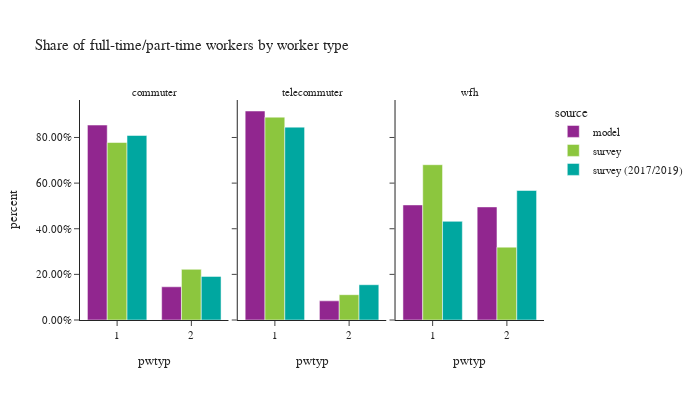

Notebook cell for this chart:
### Code cell
# worker counts by worker type
df_worker_count = workers.groupby(['source','worker_type','pwtyp'])['pdexpfac']. \
    sum().reset_index()
df_worker_count['percent'] = df_worker_count.groupby(['source','worker_type'], group_keys=False)['pdexpfac']. \
    apply(lambda x: x / float(x.sum()))

df_worker_count_ct = workers.groupby(['source','worker_type','pwtyp'])['pdexpfac'].count().reset_index(). \
    rename(columns={'pdexpfac':'sample count'})
df_worker_count = df_worker_count.merge(df_worker_count_ct, on=['source','worker_type','pwtyp']). \
    rename(columns={'pdexpfac':'total count'})

fig = px.bar(df_worker_count.sort_values(by=['source']), x='pwtyp', y="percent",
             facet_col="worker_type",color="source",hover_data=['sample count','total count'],
             barmode="group",
             title="Share of full-time/part-time workers by worker type")
fig.for_each_annotation(lambda a: a.update(text = a.text.split("=")[-1]))
fig.update_layout(height=400, width=700, font=dict(size=11),
                  yaxis_tickformat = '.2%')
fig.show()

### Figure 1 — Plotly figure (JSON) as saved in the notebook; plotly's stock layout.template omitted (floating-point values rounded to 4 significant figures)
{"data": [{"alignmentgroup": "True", "customdata": [[1377667, 1377667], [234691, 234691]], "hovertemplate": "source=model<br>worker_type=commuter<br>pwtyp=%{x}<br>percent=%{y}<br>sample count=%{customdata[0]}<br>total count=%{customdata[1]}<extra></extra>", "legendgroup": "model", "marker": {"color": "#91268F", "pattern": {"shape": ""}}, "name": "model", "offsetgroup": "model", "orientation": "v", "showlegend": true, "textposition": "auto", "type": "bar", "x": [1, 2], "xaxis": "x", "y": [0.8544, 0.1456], "yaxis": "y"}, {"alignmentgroup": "True", "customdata": [[263076, 263076], [24102, 24102]], "hovertemplate": "source=model<br>worker_type=telecommuter<br>pwtyp=%{x}<br>percent=%{y}<br>sample count=%{customdata[0]}<br>total count=%{customdata[1]}<extra></extra>", "legendgroup": "model", "marker": {"color": "#91268F", "pattern": {"shape": ""}}, "name": "model", "offsetgroup": "model", "orientation": "v", "showlegend": false, "textposition": "auto", "type": "bar", "x": [1, 2], "xaxis": "x2", "y": [0.9161, 0.08393], "yaxis": "y2"}, {"alignmentgroup": "True", "customdata": [[192465, 192465], [189131, 189131]], "hovertemplate": "source=model<br>worker_type=wfh<br>pwtyp=%{x}<br>percent=%{y}<br>sample count=%{customdata[0]}<br>total count=%{customdata[1]}<extra></extra>", "legendgroup": "model", "marker": {"color": "#91268F", "pattern": {"shape": ""}}, "name": "model", "offsetgroup": "model", "orientation": "v", "showlegend": false, "textposition": "auto", "type": "bar", "x": [1, 2], "xaxis": "x3", "y": [0.5044, 0.4956], "yaxis": "y3"}, {"alignmentgroup": "True", "customdata": [[373, 310100.0], [1573, 1086000.0]], "hovertemplate": "source=survey<br>worker_type=commuter<br>pwtyp=%{x}<br>percent=%{y}<br>sample count=%{customdata[0]}<br>total count=%{customdata[1]}<extra></extra>", "legendgroup": "survey", "marker": {"color": "#8CC63E", "pattern": {"shape": ""}}, "name": "survey", "offsetgroup": "survey", "orientation": "v", "showlegend": true, "textposition": "auto", "type": "bar", "x": [2, 1], "xaxis": "x", "y": [0.2221, 0.7779], "yaxis": "y"}, {"alignmentgroup": "True", "customdata": [[71, 23470.0], [644, 188200.0]], "hovertemplate": "source=survey<br>worker_type=telecommuter<br>pwtyp=%{x}<br>percent=%{y}<br>sample count=%{customdata[0]}<br>total count=%{customdata[1]}<extra></extra>", "legendgroup": "survey", "marker": {"color": "#8CC63E", "pattern": {"shape": ""}}, "name": "survey", "offsetgroup": "survey", "orientation": "v", "showlegend": false, "textposition": "auto", "type": "bar", "x": [2, 1], "xaxis": "x2", "y": [0.1109, 0.8891], "yaxis": "y2"}, {"alignmentgroup": "True", "customdata": [[150, 80410.0], [600, 171400.0]], "hovertemplate": "source=survey<br>worker_type=wfh<br>pwtyp=%{x}<br>percent=%{y}<br>sample count=%{customdata[0]}<br>total count=%{customdata[1]}<extra></extra>", "legendgroup": "survey", "marker": {"color": "#8CC63E", "pattern": {"shape": ""}}, "name": "survey", "offsetgroup": "survey", "orientation": "v", "showlegend": false, "textposition": "auto", "type": "bar", "x": [2, 1], "xaxis": "x3", "y": [0.3193, 0.6807], "yaxis": "y3"}, {"alignmentgroup": "True", "customdata": [[5048, 1125000.0], [927, 266000.0]], "hovertemplate": "source=survey (2017/2019)<br>worker_type=commuter<br>pwtyp=%{x}<br>percent=%{y}<br>sample count=%{customdata[0]}<br>total count=%{customdata[1]}<extra></extra>", "legendgroup": "survey (2017/2019)", "marker": {"color": "#00A7A0", "pattern": {"shape": ""}}, "name": "survey (2017/2019)", "offsetgroup": "survey (2017/2019)", "orientation": "v", "showlegend": true, "textposition": "auto", "type": "bar", "x": [1, 2], "xaxis": "x", "y": [0.8088, 0.1912], "yaxis": "y"}, {"alignmentgroup": "True", "customdata": [[382, 122700.0], [101, 22450.0]], "hovertemplate": "source=survey (2017/2019)<br>worker_type=telecommuter<br>pwtyp=%{x}<br>percent=%{y}<br>sample count=%{customdata[0]}<br>total count=%{customdata[1]}<extra></extra>", "legendgroup": "survey (2017/2019)", "marker": {"color": "#00A7A0", "pattern": {"shape": ""}}, "name": "survey (2017/2019)", "offsetgroup": "survey (2017/2019)", "orientation": "v", "showlegend": false, "textposition": "auto", "type": "bar", "x": [1, 2], "xaxis": "x2", "y": [0.8453, 0.1547], "yaxis": "y2"}, {"alignmentgroup": "True", "customdata": [[297, 39840.0], [271, 52290.0]], "hovertemplate": "source=survey (2017/2019)<br>worker_type=wfh<br>pwtyp=%{x}<br>percent=%{y}<br>sample count=%{customdata[0]}<br>total count=%{customdata[1]}<extra></extra>", "legendgroup": "survey (2017/2019)", "marker": {"color": "#00A7A0", "pattern": {"shape": ""}}, "name": "survey (2017/2019)", "offsetgroup": "survey (2017/2019)", "orientation": "v", "showlegend": false, "textposition": "auto", "type": "bar", "x": [1, 2], "xaxis": "x3", "y": [0.4324, 0.5676], "yaxis": "y3"}], "layout": {"annotations": [{"font": {}, "showarrow": false, "text": "commuter", "x": 0.16, "xanchor": "center", "xref": "paper", "y": 1, "yanchor": "bottom", "yref": "paper"}, {"font": {}, "showarrow": false, "text": "telecommuter", "x": 0.5, "xanchor": "center", "xref": "paper", "y": 1, "yanchor": "bottom", "yref": "paper"}, {"font": {}, "showarrow": false, "text": "wfh", "x": 0.84, "xanchor": "center", "xref": "paper", "y": 1, "yanchor": "bottom", "yref": "paper"}], "barmode": "group", "font": {"size": 11}, "height": 400, "legend": {"title": {"text": "source"}, "tracegroupgap": 0}, "title": {"text": "Share of full-time/part-time workers by worker type"}, "width": 700, "xaxis": {"anchor": "y", "domain": [0, 0.32], "title": {"text": "pwtyp"}}, "xaxis2": {"anchor": "y2", "domain": [0.34, 0.66], "matches": "x", "title": {"text": "pwtyp"}}, "xaxis3": {"anchor": "y3", "domain": [0.68, 1.0], "matches": "x", "title": {"text": "pwtyp"}}, "yaxis": {"anchor": "x", "domain": [0, 1], "tickformat": ".2%", "title": {"text": "percent"}}, "yaxis2": {"anchor": "x2", "domain": [0, 1], "matches": "y", "showticklabels": false}, "yaxis3": {"anchor": "x3", "domain": [0, 1], "matches": "y", "showticklabels": false}}}
